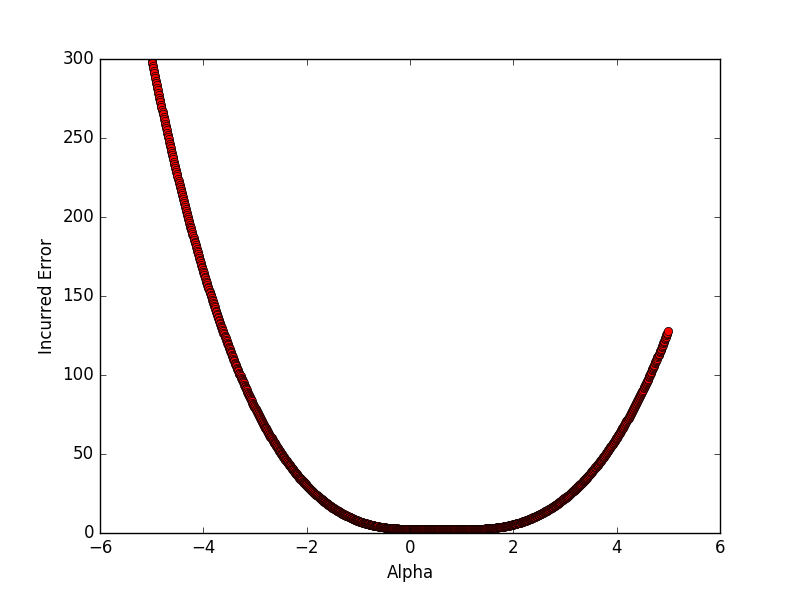

This figure's Python source:
import tensorflow as tf
import numpy as np
from tensorflow.examples.tutorials.mnist import input_data
import matplotlib.pyplot as plt

mnist = input_data.read_data_sets('data/mnist', one_hot=True)

sess = tf.Session()
saver = tf.train.import_meta_graph('checkpoint/multilayer_perceptron.ckpt.meta')
saver.restore(sess, 'checkpoint/multilayer_perceptron.ckpt')
var_list_opt = [None, None, None, None, None, None]
var_list_name = {
    'h1/W:0': 0,
    'h1/b:0': 1,
    'h2/W:0': 2,
    'h2/b:0': 3,
    'output/W:0': 4,
    'output/b:0': 5
}

for x in tf.trainable_variables():
    if x.name in var_list_name:
        index = var_list_name[x.name]
        var_list_opt[index] = x

rW1 = tf.get_variable('W1', [784, 256], initializer=tf.random_normal_initializer(stddev=(2.0/784)**0.5))
rb1 = tf.get_variable('b1', [256], initializer=tf.constant_initializer(value=0.1))
rW2 = tf.get_variable('W2', [256, 256], initializer=tf.random_normal_initializer(stddev=(2.0/256)**0.5))
rb2 = tf.get_variable('b2', [256], initializer=tf.constant_initializer(value=0.1))
roW = tf.get_variable('Wo', [256, 10], initializer=tf.random_normal_initializer(stddev=(2.0/256)**0.5))
rob = tf.get_variable('bo', [10], initializer=tf.constant_initializer(value=0.1))

alpha = tf.placeholder(tf.float32)
beta = 1 - alpha
iW1 = var_list_opt[0] * beta + rW1 * alpha
ib1 = var_list_opt[1] * beta + rb1 * alpha
iW2 = var_list_opt[2] * beta + rW2 * alpha
ib2 = var_list_opt[3] * beta + rb2 * alpha
ioW = var_list_opt[4] * beta + roW * alpha
iob = var_list_opt[5] * beta + rob * alpha

x = tf.placeholder(tf.float32, [None, 784])
y = tf.placeholder(tf.float32, [None, 10])
ih1 = tf.nn.relu(tf.matmul(x, iW1) + ib1)
ih2 = tf.nn.relu(tf.matmul(ih1, iW2) + ib2)
io = tf.nn.relu(tf.matmul(ih2, ioW) + iob)
xentropy = tf.nn.softmax_cross_entropy_with_logits(logits=io, labels=y)
icost = tf.reduce_mean(xentropy)

sess.run(tf.global_variables_initializer())

xs = []
results = []
for a in np.arange(-5, 5, 0.01):
    feed_dict = {
        x: mnist.test.images,
        y: mnist.test.labels,
        alpha: a,
    }
    xs.append(a)
    results.append(sess.run(icost, feed_dict=feed_dict))

plt.plot(xs, results, 'ro')
plt.ylabel('Incurred Error')
plt.xlabel('Alpha')
plt.show()
